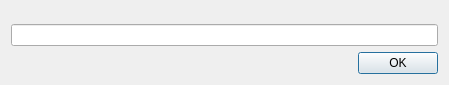
<?xml version="1.0" encoding="UTF-8"?>
<ui version="4.0">
 <class>NicknameDialog</class>
 <widget class="QDialog" name="NicknameDialog">
  <property name="geometry">
   <rect>
    <x>0</x>
    <y>0</y>
    <width>449</width>
    <height>85</height>
   </rect>
  </property>
  <property name="windowTitle">
   <string>Dialog</string>
  </property>
  <layout class="QGridLayout" name="gridLayout">
   <item row="1" column="0">
    <widget class="QLineEdit" name="lineEdit"/>
   </item>
   <item row="2" column="0">
    <spacer name="verticalSpacer">
     <property name="orientation">
      <enum>Qt::Vertical</enum>
     </property>
     <property name="sizeType">
      <enum>QSizePolicy::Maximum</enum>
     </property>
     <property name="sizeHint" stdset="0">
      <size>
       <width>20</width>
       <height>10</height>
      </size>
     </property>
    </spacer>
   </item>
   <item row="4" column="0">
    <widget class="QDialogButtonBox" name="buttonBox">
     <property name="orientation">
      <enum>Qt::Horizontal</enum>
     </property>
     <property name="standardButtons">
      <set>QDialogButtonBox::Ok</set>
     </property>
    </widget>
   </item>
   <item row="0" column="0">
    <spacer name="verticalSpacer_2">
     <property name="orientation">
      <enum>Qt::Vertical</enum>
     </property>
     <property name="sizeHint" stdset="0">
      <size>
       <width>20</width>
       <height>40</height>
      </size>
     </property>
    </spacer>
   </item>
  </layout>
 </widget>
 <resources/>
 <connections>
  <connection>
   <sender>buttonBox</sender>
   <signal>accepted()</signal>
   <receiver>NicknameDialog</receiver>
   <slot>accept()</slot>
   <hints>
    <hint type="sourcelabel">
     <x>248</x>
     <y>254</y>
    </hint>
    <hint type="destinationlabel">
     <x>157</x>
     <y>274</y>
    </hint>
   </hints>
  </connection>
  <connection>
   <sender>buttonBox</sender>
   <signal>rejected()</signal>
   <receiver>NicknameDialog</receiver>
   <slot>reject()</slot>
   <hints>
    <hint type="sourcelabel">
     <x>316</x>
     <y>260</y>
    </hint>
    <hint type="destinationlabel">
     <x>286</x>
     <y>274</y>
    </hint>
   </hints>
  </connection>
 </connections>
</ui>
